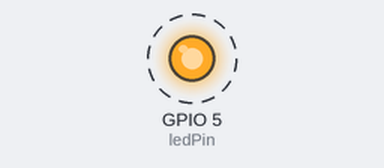
Simulated run of this sketch. Board: ESP32. Parts: output pins drawn as LEDs (lit = HIGH). Dashed ring = blinking. What the sketch prints to the serial monitor is not drawn.

Above: at 0.5 s.
Timing chart, 0 to 4.6 s (numbered marks = the images above):
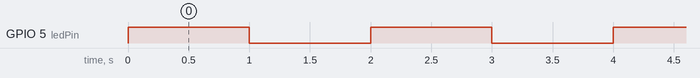

Measured:
- by itself, GPIO 5 (ledPin): alternates HIGH for 1.0 s and LOW for 1.0 s

The sketch:

esp32_blink1.ino
```cpp
int ledPin = 5;

void setup()
{
    pinMode(ledPin, OUTPUT);
    Serial.begin(115200);
}

void loop()
{
    Serial.println("Hello, world!");
    digitalWrite(ledPin, HIGH);
    delay(1000);
    digitalWrite(ledPin, LOW);
    delay(1000);
}
```

esp32_accel_thing.ino
```cpp
//new version in progress
```
